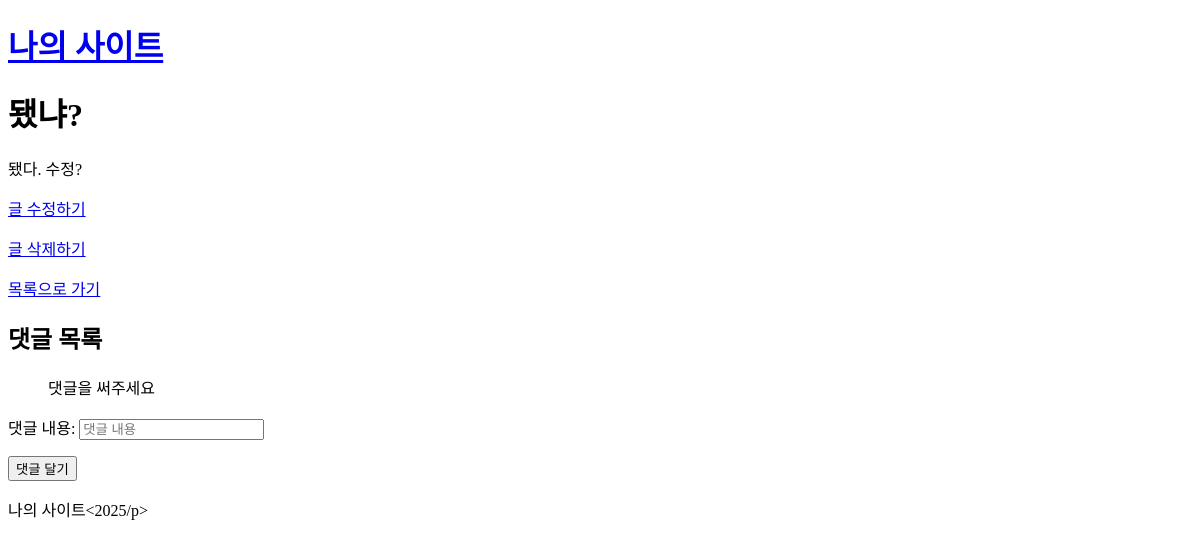
/post/2/, run on an earlier commit of the app's database.
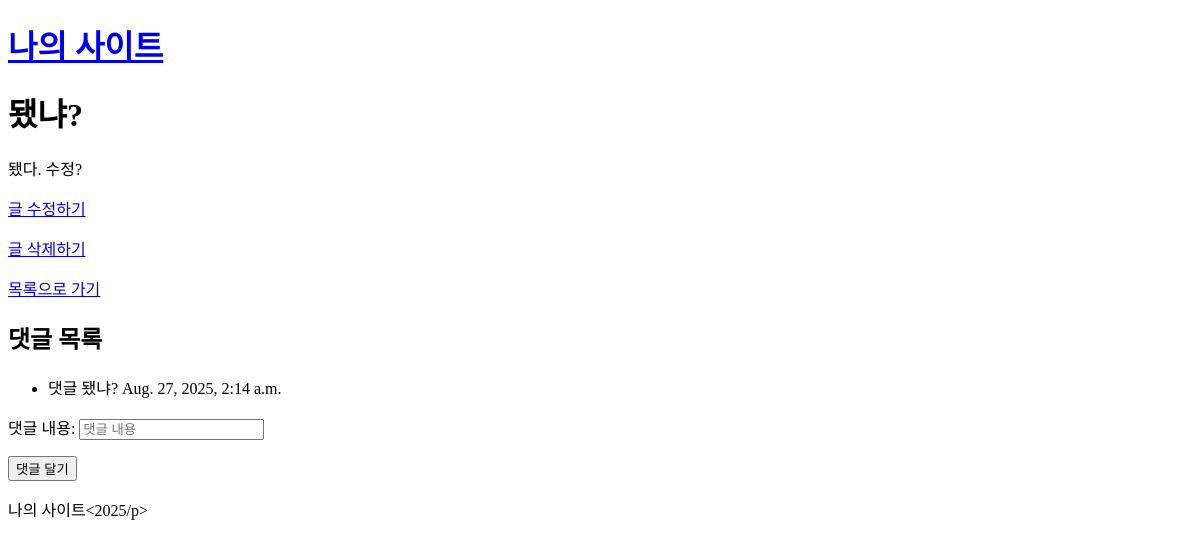
And on a later commit of the database.
### board/models.py (models this page shows, shortened)
class Comment(models.Model):
    post = models.ForeignKey(Post, on_delete=models.CASCADE, related_name="comments")
    content = models.TextField()
    created_at = models.DateTimeField(auto_now_add=True)

### board/views.py (the view)
# urls.py: path("post/<int:pk>/", PostDetailView.as_view() , name="post_detail"),
class PostDetailView(DetailView):
    model = Post
    template_name = "board/post_detail.html"
    context_object_name = "post"
    def get_context_data(self, **kwargs):
        ctx = super().get_context_data(**kwargs)
        ctx["comments"] = self.object.comments.all()
        ctx["form"] = CommentForm()
        return ctx

### board/forms.py
class CommentForm(forms.ModelForm):
    class Meta:
        model = Comment
        fields = ["content"]
        widgets = {
            "content": forms.TextInput(attrs={"class":"input", "placeholder":"댓글 내용"}),
        }
        labels = {
            "content":"댓글 내용"
        }

### templates/board/post_detail.html (shortened to what this page needs)
{% extends "base.html" %}
{% block content %}
<h1>{{post.title}}</h1>
<p>{{post.content}}</p>
<p><a href="{% url 'post_update' post.pk %}">글 수정하기</a></p>
<p><a href="{% url 'post_delete' post.pk %}">글 삭제하기</a></p>
<p><a href="/">목록으로 가기</a></p>
<h2>댓글 목록</h2>
<ul>
    {% for c in comments %}
    <li>
        {{c.content}} {{c.created_at}}
    </li>
{% empty %}
<p> 댓글을 써주세요 </p>
{% endfor %}
</ul>
{% include "board/comment_form.html" with form=form post=post%}
{% endblock %}

What changed in the data, as far as the page shows it:
added Comment: content "댓글 됐냐?", created_at "Aug. 27, 2025, 2:14 a.m."
Also different on the page:
text no longer shown: "댓글을 써주세요"
